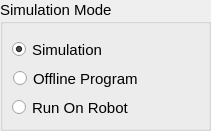
     <widget class="QGroupBox" name="groupBox_12">
      <property name="geometry">
       <rect>
        <x>20</x>
        <y>550</y>
        <width>211</width>
        <height>131</height>
       </rect>
      </property>
      <property name="font">
       <font>
        <pointsize>11</pointsize>
       </font>
      </property>
      <property name="title">
       <string>Simulation Mode</string>
      </property>
      <widget class="QRadioButton" name="radSimulation">
       <property name="geometry">
        <rect>
         <x>12</x>
         <y>38</y>
         <width>207</width>
         <height>23</height>
        </rect>
       </property>
       <property name="text">
        <string>Simulation</string>
       </property>
       <property name="checked">
        <bool>true</bool>
       </property>
      </widget>
      <widget class="QRadioButton" name="radRunOnRobot">
       <property name="geometry">
        <rect>
         <x>12</x>
         <y>96</y>
         <width>207</width>
         <height>23</height>
        </rect>
       </property>
       <property name="text">
        <string>Run On Robot</string>
       </property>
      </widget>
      <widget class="QRadioButton" name="radOfflineProgram">
       <property name="geometry">
        <rect>
         <x>13</x>
         <y>68</y>
         <width>205</width>
         <height>21</height>
        </rect>
       </property>
       <property name="text">
        <string>Offline Program</string>
       </property>
      </widget>
     </widget>
